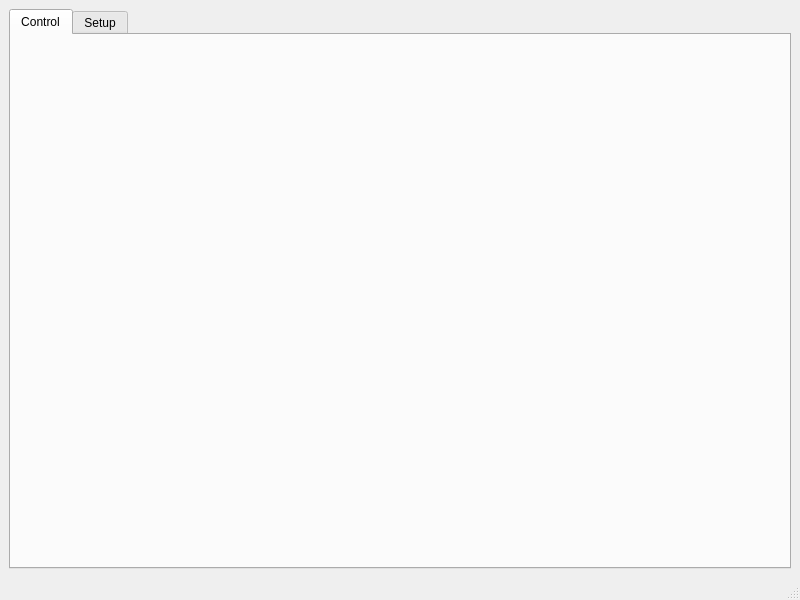
<?xml version="1.0" encoding="UTF-8"?>
<ui version="4.0">
 <class>MainView</class>
 <widget class="QMainWindow" name="MainView">
  <property name="geometry">
   <rect>
    <x>0</x>
    <y>0</y>
    <width>800</width>
    <height>600</height>
   </rect>
  </property>
  <property name="windowTitle">
   <string>Virtual Front Panel - Gating Controller</string>
  </property>
  <widget class="QWidget" name="centralwidget">
   <layout class="QHBoxLayout" name="horizontalLayout">
    <item>
     <widget class="QTabWidget" name="tabWidget">
      <property name="currentIndex">
       <number>0</number>
      </property>
      <widget class="QWidget" name="tabControl">
       <attribute name="title">
        <string>Control</string>
       </attribute>
      </widget>
      <widget class="QWidget" name="tabSetup">
       <attribute name="title">
        <string>Setup</string>
       </attribute>
      </widget>
     </widget>
    </item>
   </layout>
  </widget>
  <widget class="QMenuBar" name="menubar">
   <property name="geometry">
    <rect>
     <x>0</x>
     <y>0</y>
     <width>800</width>
     <height>24</height>
    </rect>
   </property>
  </widget>
  <widget class="QStatusBar" name="statusbar"/>
 </widget>
 <resources/>
 <connections/>
</ui>
